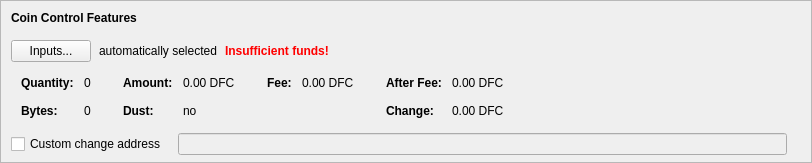
    <widget class="QFrame" name="frameCoinControl">
     <property name="sizePolicy">
      <sizepolicy hsizetype="Expanding" vsizetype="Expanding">
       <horstretch>0</horstretch>
       <verstretch>0</verstretch>
      </sizepolicy>
     </property>
     <property name="maximumSize">
      <size>
       <width>16777215</width>
       <height>16777215</height>
      </size>
     </property>
     <property name="frameShape">
      <enum>QFrame::StyledPanel</enum>
     </property>
     <property name="frameShadow">
      <enum>QFrame::Sunken</enum>
     </property>
     <layout class="QVBoxLayout" name="verticalLayoutCoinControl2">
      <property name="spacing">
       <number>0</number>
      </property>
      <property name="leftMargin">
       <number>0</number>
      </property>
      <property name="topMargin">
       <number>0</number>
      </property>
      <property name="rightMargin">
       <number>0</number>
      </property>
      <property name="bottomMargin">
       <number>6</number>
      </property>
      <item>
       <layout class="QVBoxLayout" name="verticalLayoutCoinControl" stretch="0,0,0,0,1">
        <property name="spacing">
         <number>0</number>
        </property>
        <property name="leftMargin">
         <number>10</number>
        </property>
        <property name="topMargin">
         <number>10</number>
        </property>
        <item>
         <layout class="QHBoxLayout" name="horizontalLayoutCoinControl1">
          <property name="bottomMargin">
           <number>15</number>
          </property>
          <item>
           <widget class="QLabel" name="labelCoinControlFeatures">
            <property name="sizePolicy">
             <sizepolicy hsizetype="Preferred" vsizetype="Maximum">
              <horstretch>0</horstretch>
              <verstretch>0</verstretch>
             </sizepolicy>
            </property>
            <property name="font">
             <font>
              <weight>75</weight>
              <bold>true</bold>
             </font>
            </property>
            <property name="styleSheet">
             <string notr="true">font-weight:bold;</string>
            </property>
            <property name="text">
             <string>Coin Control Features</string>
            </property>
           </widget>
          </item>
         </layout>
        </item>
        <item>
         <layout class="QHBoxLayout" name="horizontalLayoutCoinControl2" stretch="0,0,0,0">
          <property name="spacing">
           <number>8</number>
          </property>
          <property name="bottomMargin">
           <number>10</number>
          </property>
          <item>
           <widget class="QPushButton" name="pushButtonCoinControl">
            <property name="styleSheet">
             <string notr="true"/>
            </property>
            <property name="text">
             <string>Inputs...</string>
            </property>
            <property name="autoDefault">
             <bool>false</bool>
            </property>
           </widget>
          </item>
          <item>
           <widget class="QLabel" name="labelCoinControlAutomaticallySelected">
            <property name="text">
             <string>automatically selected</string>
            </property>
            <property name="margin">
             <number>5</number>
            </property>
           </widget>
          </item>
          <item>
           <widget class="QLabel" name="labelCoinControlInsuffFunds">
            <property name="font">
             <font>
              <weight>75</weight>
              <bold>true</bold>
             </font>
            </property>
            <property name="styleSheet">
             <string notr="true">color:red;font-weight:bold;</string>
            </property>
            <property name="text">
             <string>Insufficient funds!</string>
            </property>
            <property name="margin">
             <number>5</number>
            </property>
           </widget>
          </item>
          <item>
           <spacer name="horizontalSpacerCoinControl">
            <property name="orientation">
             <enum>Qt::Horizontal</enum>
            </property>
            <property name="sizeHint" stdset="0">
             <size>
              <width>40</width>
              <height>1</height>
             </size>
            </property>
           </spacer>
          </item>
         </layout>
        </item>
        <item>
         <widget class="QWidget" name="widgetCoinControl" native="true">
          <property name="sizePolicy">
           <sizepolicy hsizetype="Preferred" vsizetype="Preferred">
            <horstretch>0</horstretch>
            <verstretch>0</verstretch>
           </sizepolicy>
          </property>
          <property name="minimumSize">
           <size>
            <width>0</width>
            <height>0</height>
           </size>
          </property>
          <property name="styleSheet">
           <string notr="true"/>
          </property>
          <layout class="QHBoxLayout" name="horizontalLayoutCoinControl5">
           <property name="leftMargin">
            <number>0</number>
           </property>
           <property name="topMargin">
            <number>0</number>
           </property>
           <property name="rightMargin">
            <number>0</number>
           </property>
           <property name="bottomMargin">
            <number>0</number>
           </property>
           <item>
            <layout class="QHBoxLayout" name="horizontalLayoutCoinControl3" stretch="0,0,0,1">
             <property name="spacing">
              <number>20</number>
             </property>
             <property name="topMargin">
              <number>0</number>
             </property>
             <property name="bottomMargin">
              <number>10</number>
             </property>
             <item>
              <layout class="QFormLayout" name="formLayoutCoinControl1">
               <property name="horizontalSpacing">
                <number>10</number>
               </property>
               <property name="verticalSpacing">
                <number>14</number>
               </property>
               <property name="leftMargin">
                <number>10</number>
               </property>
               <property name="topMargin">
                <number>4</number>
               </property>
               <property name="rightMargin">
                <number>6</number>
               </property>
               <item row="0" column="0">
                <widget class="QLabel" name="labelCoinControlQuantityText">
                 <property name="font">
                  <font>
                   <weight>75</weight>
                   <bold>true</bold>
                  </font>
                 </property>
                 <property name="text">
                  <string>Quantity:</string>
                 </property>
                 <property name="margin">
                  <number>0</number>
                 </property>
                </widget>
               </item>
               <item row="0" column="1">
                <widget class="QLabel" name="labelCoinControlQuantity">
                 <property name="cursor">
                  <cursorShape>IBeamCursor</cursorShape>
                 </property>
                 <property name="contextMenuPolicy">
                  <enum>Qt::ActionsContextMenu</enum>
                 </property>
                 <property name="text">
                  <string notr="true">0</string>
                 </property>
                 <property name="margin">
                  <number>0</number>
                 </property>
                 <property name="textInteractionFlags">
                  <set>Qt::LinksAccessibleByMouse|Qt::TextSelectableByKeyboard|Qt::TextSelectableByMouse</set>
                 </property>
                </widget>
               </item>
               <item row="1" column="0">
                <widget class="QLabel" name="labelCoinControlBytesText">
                 <property name="font">
                  <font>
                   <weight>75</weight>
                   <bold>true</bold>
                  </font>
                 </property>
                 <property name="text">
                  <string>Bytes:</string>
                 </property>
                </widget>
               </item>
               <item row="1" column="1">
                <widget class="QLabel" name="labelCoinControlBytes">
                 <property name="cursor">
                  <cursorShape>IBeamCursor</cursorShape>
                 </property>
                 <property name="contextMenuPolicy">
                  <enum>Qt::ActionsContextMenu</enum>
                 </property>
                 <property name="text">
                  <string notr="true">0</string>
                 </property>
                 <property name="textInteractionFlags">
                  <set>Qt::LinksAccessibleByMouse|Qt::TextSelectableByKeyboard|Qt::TextSelectableByMouse</set>
                 </property>
                </widget>
               </item>
              </layout>
             </item>
             <item>
              <layout class="QFormLayout" name="formLayoutCoinControl2">
               <property name="horizontalSpacing">
                <number>10</number>
               </property>
               <property name="verticalSpacing">
                <number>14</number>
               </property>
               <property name="leftMargin">
                <number>6</number>
               </property>
               <property name="topMargin">
                <number>4</number>
               </property>
               <property name="rightMargin">
                <number>6</number>
               </property>
               <item row="0" column="0">
                <widget class="QLabel" name="labelCoinControlAmountText">
                 <property name="font">
                  <font>
                   <weight>75</weight>
                   <bold>true</bold>
                  </font>
                 </property>
                 <property name="text">
                  <string>Amount:</string>
                 </property>
                 <property name="margin">
                  <number>0</number>
                 </property>
                </widget>
               </item>
               <item row="0" column="1">
                <widget class="QLabel" name="labelCoinControlAmount">
                 <property name="cursor">
                  <cursorShape>IBeamCursor</cursorShape>
                 </property>
                 <property name="contextMenuPolicy">
                  <enum>Qt::ActionsContextMenu</enum>
                 </property>
                 <property name="text">
                  <string notr="true">0.00 DFC</string>
                 </property>
                 <property name="textInteractionFlags">
                  <set>Qt::LinksAccessibleByMouse|Qt::TextSelectableByKeyboard|Qt::TextSelectableByMouse</set>
                 </property>
                </widget>
               </item>
               <item row="1" column="0">
                <widget class="QLabel" name="labelCoinControlLowOutputText">
                 <property name="font">
                  <font>
                   <weight>75</weight>
                   <bold>true</bold>
                  </font>
                 </property>
                 <property name="text">
                  <string>Dust:</string>
                 </property>
                </widget>
               </item>
               <item row="1" column="1">
                <widget class="QLabel" name="labelCoinControlLowOutput">
                 <property name="cursor">
                  <cursorShape>IBeamCursor</cursorShape>
                 </property>
                 <property name="contextMenuPolicy">
                  <enum>Qt::ActionsContextMenu</enum>
                 </property>
                 <property name="text">
                  <string notr="true">no</string>
                 </property>
                 <property name="textInteractionFlags">
                  <set>Qt::LinksAccessibleByMouse|Qt::TextSelectableByKeyboard|Qt::TextSelectableByMouse</set>
                 </property>
                </widget>
               </item>
              </layout>
             </item>
             <item>
              <layout class="QFormLayout" name="formLayoutCoinControl3">
               <property name="horizontalSpacing">
                <number>10</number>
               </property>
               <property name="verticalSpacing">
                <number>14</number>
               </property>
               <property name="leftMargin">
                <number>6</number>
               </property>
               <property name="topMargin">
                <number>4</number>
               </property>
               <property name="rightMargin">
                <number>6</number>
               </property>
               <item row="0" column="0">
                <widget class="QLabel" name="labelCoinControlFeeText">
                 <property name="font">
                  <font>
                   <weight>75</weight>
                   <bold>true</bold>
                  </font>
                 </property>
                 <property name="text">
                  <string>Fee:</string>
                 </property>
                 <property name="margin">
                  <number>0</number>
                 </property>
                </widget>
               </item>
               <item row="0" column="1">
                <widget class="QLabel" name="labelCoinControlFee">
                 <property name="cursor">
                  <cursorShape>IBeamCursor</cursorShape>
                 </property>
                 <property name="contextMenuPolicy">
                  <enum>Qt::ActionsContextMenu</enum>
                 </property>
                 <property name="text">
                  <string notr="true">0.00 DFC</string>
                 </property>
                 <property name="textInteractionFlags">
                  <set>Qt::LinksAccessibleByMouse|Qt::TextSelectableByKeyboard|Qt::TextSelectableByMouse</set>
                 </property>
                </widget>
               </item>
              </layout>
             </item>
             <item>
              <layout class="QFormLayout" name="formLayoutCoinControl4">
               <property name="horizontalSpacing">
                <number>10</number>
               </property>
               <property name="verticalSpacing">
                <number>14</number>
               </property>
               <property name="leftMargin">
                <number>6</number>
               </property>
               <property name="topMargin">
                <number>4</number>
               </property>
               <property name="rightMargin">
                <number>6</number>
               </property>
               <item row="0" column="0">
                <widget class="QLabel" name="labelCoinControlAfterFeeText">
                 <property name="font">
                  <font>
                   <weight>75</weight>
                   <bold>true</bold>
                  </font>
                 </property>
                 <property name="text">
                  <string>After Fee:</string>
                 </property>
                 <property name="margin">
                  <number>0</number>
                 </property>
                </widget>
               </item>
               <item row="0" column="1">
                <widget class="QLabel" name="labelCoinControlAfterFee">
                 <property name="cursor">
                  <cursorShape>IBeamCursor</cursorShape>
                 </property>
                 <property name="contextMenuPolicy">
                  <enum>Qt::ActionsContextMenu</enum>
                 </property>
                 <property name="text">
                  <string notr="true">0.00 DFC</string>
                 </property>
                 <property name="textInteractionFlags">
                  <set>Qt::LinksAccessibleByMouse|Qt::TextSelectableByKeyboard|Qt::TextSelectableByMouse</set>
                 </property>
                </widget>
               </item>
               <item row="1" column="0">
                <widget class="QLabel" name="labelCoinControlChangeText">
                 <property name="font">
                  <font>
                   <weight>75</weight>
                   <bold>true</bold>
                  </font>
                 </property>
                 <property name="text">
                  <string>Change:</string>
                 </property>
                </widget>
               </item>
               <item row="1" column="1">
                <widget class="QLabel" name="labelCoinControlChange">
                 <property name="cursor">
                  <cursorShape>IBeamCursor</cursorShape>
                 </property>
                 <property name="contextMenuPolicy">
                  <enum>Qt::ActionsContextMenu</enum>
                 </property>
                 <property name="text">
                  <string notr="true">0.00 DFC</string>
                 </property>
                 <property name="textInteractionFlags">
                  <set>Qt::LinksAccessibleByMouse|Qt::TextSelectableByKeyboard|Qt::TextSelectableByMouse</set>
                 </property>
                </widget>
               </item>
              </layout>
             </item>
            </layout>
           </item>
          </layout>
         </widget>
        </item>
        <item>
         <layout class="QHBoxLayout" name="horizontalLayoutCoinControl4" stretch="0,0,0">
          <property name="spacing">
           <number>12</number>
          </property>
          <property name="sizeConstraint">
           <enum>QLayout::SetDefaultConstraint</enum>
          </property>
          <property name="topMargin">
           <number>5</number>
          </property>
          <property name="rightMargin">
           <number>5</number>
          </property>
          <item>
           <widget class="QCheckBox" name="checkBoxCoinControlChange">
            <property name="toolTip">
             <string>If this is activated, but the change address is empty or invalid, change will be sent to a newly generated address.</string>
            </property>
            <property name="text">
             <string>Custom change address</string>
            </property>
           </widget>
          </item>
          <item>
           <widget class="QValidatedLineEdit" name="lineEditCoinControlChange">
            <property name="enabled">
             <bool>false</bool>
            </property>
            <property name="sizePolicy">
             <sizepolicy hsizetype="Expanding" vsizetype="Fixed">
              <horstretch>0</horstretch>
              <verstretch>0</verstretch>
             </sizepolicy>
            </property>
           </widget>
          </item>
          <item>
           <widget class="QLabel" name="labelCoinControlChangeLabel">
            <property name="sizePolicy">
             <sizepolicy hsizetype="Preferred" vsizetype="Expanding">
              <horstretch>0</horstretch>
              <verstretch>0</verstretch>
             </sizepolicy>
            </property>
            <property name="minimumSize">
             <size>
              <width>0</width>
              <height>0</height>
             </size>
            </property>
            <property name="text">
             <string/>
            </property>
            <property name="margin">
             <number>3</number>
            </property>
           </widget>
          </item>
         </layout>
        </item>
        <item>
         <spacer name="verticalSpacerCoinControl">
          <property name="orientation">
           <enum>Qt::Vertical</enum>
          </property>
          <property name="sizeHint" stdset="0">
           <size>
            <width>800</width>
            <height>1</height>
           </size>
          </property>
         </spacer>
        </item>
       </layout>
      </item>
     </layout>
    </widget>
